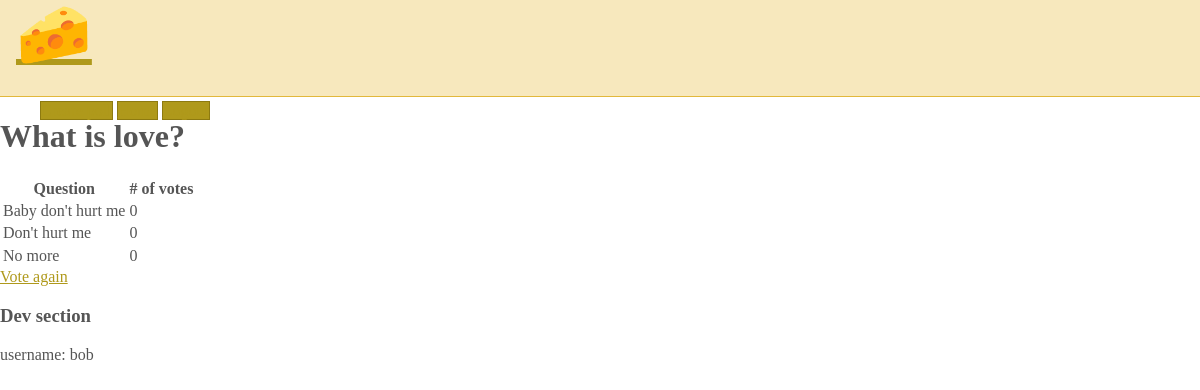
The page /3/results/ (signed in) on the database its author committed.
### polls/models.py (models this page shows, shortened)
class Question(models.Model):
	question_text = models.CharField(max_length=200)
	pub_date = models.DateTimeField('date published')
	owner = models.ForeignKey(User, on_delete=models.CASCADE)

class Choice(models.Model):
	question = models.ForeignKey(Question, on_delete=models.CASCADE)
	choice_text = models.CharField(max_length=200)
	votes = models.IntegerField(default=0)

### polls/views.py (the view)
# urls.py: path('<int:question_id>/results/', views.results, name='results'),
def results(request, question_id):
	question = get_object_or_404(Question, pk=question_id)
	return render(request, 'polls/results.html', {'question': question})

### polls/templates/polls/results.html
{% extends 'base.html' %}
{% block content %}
<h1>{{ question.question_text }}</h1>
{% if question.choice_set.count > 0 %}
<table>
    <thead>
        <tr>
            <th>Question</th>
            <th># of votes</th>
        </tr>
    </thead>
    <tbody>
    {% for choice in question.choice_set.all %}
        <tr>
            <td>{{ choice.choice_text }}</td><td>{{ choice.votes }}</td>
        </tr>
    {% endfor %}
    </tbody>
</table>
{% else %}
<p>No choices for this question</p>
{% endif %}
<a href="{% url 'polls:detail' question.id %}">Vote again</a>
{% endblock %}

### polls/templates/base.html (shortened to what this page needs)
{% load static %}
<!DOCTYPE html>
<html lang="en">
<head>
    <link rel="stylesheet" href="https://cdnjs.cloudflare.com/ajax/libs/normalize/8.0.1/normalize.css" />
    <link rel="stylesheet" href="https://cdnjs.cloudflare.com/ajax/libs/milligram/1.4.1/milligram.css" />
    <link rel="stylesheet" type="text/css" href="{% static 'polls/style.css' %}" />
</head>
<body>
    <nav>
        <div class="container">
            <a class="logo" href="{% url 'polls:index' %}">🧀</a>
            <ul class="navigation-list float-right">
                <li><a class="button" href="{% url 'polls:create' %}">Create poll</a></li>
                <li><a class="button" href="{% url 'polls:index' %}">Home</a></li>
                {% if user.is_authenticated %}
                <li><a class="button" href="/logout">Logout</a></li>
                {% else %}
                <li><a class="button" href="/login">Login</a></li>
                {% endif %}
            </ul>
        </div>
    </nav>
    <div class="container">
        {% block content %}{% endblock %}
    </div>
    <div class="container">
        <h3>Dev section</h3>
        username: {{ user.username|default:'not logged in' }}
    </div>
</body>
</html>

### polls/static/polls/style.css (style rules this page uses)
body { color: #555; }
a { color: #af991b; }
nav { background-color: #f7e8bd; border-bottom: .1rem solid #e2b83b; height: 6rem; margin-bottom: 1rem; }
nav .logo { font-size: 3.8rem; padding-left: 1rem; }
nav .navigation-list { list-style-type: none; padding-top: 1rem; }
nav .navigation-list > li { display: inline; margin-top: 10px; }
.button, button, input[type="button"], input[type="reset"], input[type="submit"] { background-color: #af991b; border: 0.1rem solid #8d7a10; }

### rows shown on the page
Question: question_text "What is love?"
Choice: choice_text "Baby don't hurt me", votes "0"
Choice: choice_text "Don't hurt me", votes "0"
Choice: choice_text "No more", votes "0"

### other values the page prints
{{ user.username|default:'not logged in' }} "bob"
